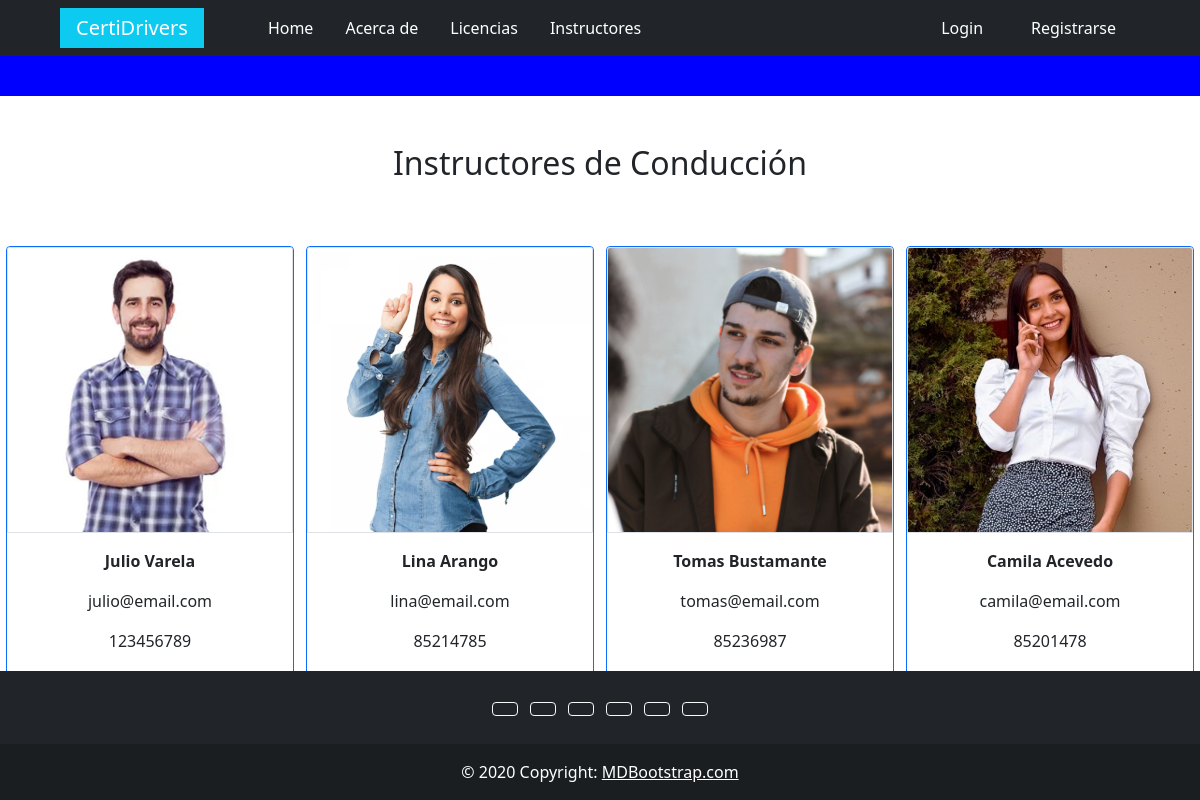
/instructores/display_instructores/, run on the app's committed database.
### instructores/models.py (models this page shows, shortened)
class Instructor(models.Model):
    identificacion = models.CharField(max_length=10, unique=True, default=None)
    nombre = models.CharField(max_length=50)
    apellido = models.CharField(max_length=50)
    email = models.EmailField(max_length=100)
    telefono = models.CharField(max_length=10)
    profile_picture = models.ImageField(upload_to='instructores', null=True, blank=True)
    is_active = models.BooleanField(default=True)
    class Meta:
        verbose_name ='Instructor'
        verbose_name_plural = "Instructores"

### instructores/views.py (the view)
# urls.py: path('display_instructores/', InstructorDisplayView.as_view(), name='display_instructores'),
class InstructorDisplayView(ListView):
    model = Instructor
    template_name = 'instructores/display_instructores.html'

### templates/instructores/display_instructores.html (shortened to what this page needs)
{% extends "base.html" %}
{% block contenido %}
    <section>
        <div style="background-color: blue; height: 5vh;"></div>
        <div>
            <div class="d-flex justify-content-center">
                <h2 class="my-5">Instructores de Conducción</h2>
            </div>
            <div class="d-flex justify-content-around flex-wrap">
                {% for instructor in object_list %}
                    <div class="card my-3 border border-1 border-primary" style="width: 18rem;">
                        <img src="{{instructor.profile_picture.url}}" class="card-img-top border border-1" alt="...">
                        <div class="card-body d-flex flex-column align-items-center">
                            <p class="card-text"><b>{{instructor.nombre}} {{instructor.apellido}}</b></p>
                            <p>{{instructor.email}}</p>
                            <p>{{instructor.telefono}}</p>
                        </div>
                    </div>
                {% endfor %}
            </div>
        </div>
    </section>
{% endblock %}

### data on the page
Instructor: profile_picture (picture), nombre "Julio", apellido "Varela", email "julio@email.com", telefono "123456789"
Instructor: profile_picture (picture), nombre "Lina", apellido "Arango", email "lina@email.com", telefono "85214785"
Instructor: profile_picture (picture), nombre "Tomas", apellido "Bustamante", email "tomas@email.com", telefono "85236987"
Instructor: profile_picture (picture), nombre "Camila", apellido "Acevedo", email "camila@email.com", telefono "85201478"
